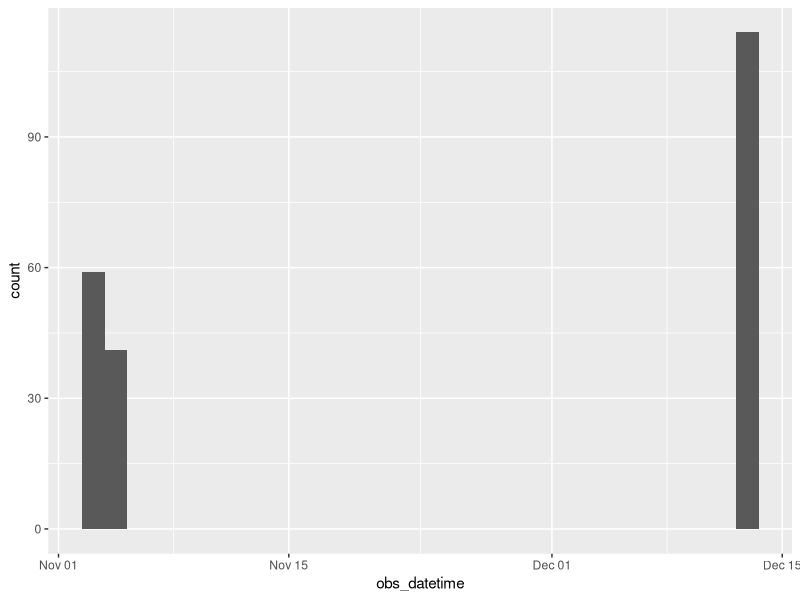

Recreate this plot in R. (Note: this script raises an error after producing the figure.)
# The {tidyverse} packages' functions are great for:
  #1. Organizing a table
  #2. Combining tables
  #3. Reshaping tables (e.g. from long to wide format)
  #4. Summarizing tables

library(tidyverse)

# Let's use a beaver dataset that comes with R. I'd done a little bit of
# pre-cleaning to the dataset - I'll include the code at the bottom of this script
# in a kind of appendix.

beav = read_csv('data/beavers.csv')

beav
# The dataset is currently organized by time. We could adjust this organization
# with the arrange() function.

beav = beav |>
  arrange(temp)
# Now the dataset is arranged by temperature (from low to high). If we want to
# arrange by high to low, we can also do that.

beav = beav |>
  arrange(desc(temp))

# What if we just want to get a subset of our data, e.g. where temp is greater
# than or equal to the mean temperature?

beav_high_temp = beav |>
  # We put some filtering condition as the argument to filter(); it should
  # evaluate to either TRUE or FALSE.
  filter(temp >= mean(temp))

# Let's take a quick glance at our data - I'm curious about which months
# we have data for.

beav |>
  ggplot() +
  geom_histogram(aes(obs_datetime))

# Looks like it's just early November and mid December.

# First, pull the month out of our datetime column.
beav = beav |>
  mutate(Month = lubridate::month(obs_datetime)) |>
  mutate(Day = lubridate::day(obs_datetime))

# We can 'pivot' our tables, either from 'long' format to 'wide', or from 'wide'
# to 'long'. In this case, I've proposed a 'long-to-wide' pivot, since we will
# increase the number of columns and shorten the number of total rows in the table.

# Let's summarise our data for each day...
beav_sum = beav |>
  # Replace the 0 and 1 for 'activ' column with text values.
  mutate(activ = ifelse(activ == 1, 'Active', 'Not_Active')) |>
  group_by(Month,Day) |>
  count(activ)

beav_sum

# And now let's put the counts for 'active' and 'not active' into new columns.
beav_sum = beav_sum |>
  ungroup() |>
  pivot_wider(names_from = activ, values_from = n, values_fill = 0)
















# =========================================
# Appendix

# i. Beaver dataset cleaning code

b1 = as_tibble(beaver1)
b2 = as_tibble(beaver2)

# What do these tables look like?
b1
# 114 rows of data
b2
# 100 rows of data



# We could combine these tables vertically, with "bind_rows()"
# i.e.:

#   ##########
#   #Table 1 #                 #########
#   ##########                 #       #
#                     ===>     # Combo #
#                              # table #
#   ##########                 #       #
#   #Table 2 #                 #########
#   ##########

beavers_combined = b1 |>
  bind_rows(b2)

# The day and time columns could also be formatted better by
# creating a 'datetime' column. To do this, we'll
# have to use base R's "as.Date()" and "paste0()" functions,
# plus a bit of the {stringr} and {lubridate} packages.
beavers_clean = beavers_combined |>
  # mutate (from {dplyr}) to create a new column...
  mutate(the_date = as.Date(day, origin = '2013-12-31')) |>
  # I see that some values for the 'time' column lack any mention of an hour...
  # Correct those here.
  mutate(time = as.character(time)) |>
  mutate(time = case_when(
    str_length(time) == 2 ~ paste0("0",time),
    str_length(time) == 1 ~ paste0("00",time),
    T ~ time
  )) |>
  mutate(the_time = paste0(
    # To get hours, strip away the final 2 characters...
    str_remove(time, '[0-9]{2}$'),
    # Add a : in the paste0...
    ":",
    # And now extract the final two digits to get minutes
    str_extract(time, '[0-9]{2}$')
  )) |>
  # Create another new column that puts the date and time
  # together to make a single 'datetime' column.
  mutate(my_datetime = lubridate::ymd_hm(paste0(the_date," ",the_time)))|>
  dplyr::select(obs_datetime = my_datetime, temp, activ)

write.csv(beavers_clean, 'data/beavers.csv', row.names = F)
